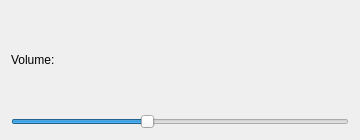
<?xml version="1.0" encoding="UTF-8"?>
<ui version="4.0"><class>Dialog</class><widget class="QDialog" name="Dialog"><property name="geometry"><rect><x>0</x><y>0</y><width>360</width><height>140</height></rect></property><property name="windowTitle"><string>#147 slider/232_horizontal</string></property><layout class="QVBoxLayout" name="verticalLayout"><property name="leftMargin"><number>11</number></property><property name="topMargin"><number>11</number></property><property name="rightMargin"><number>11</number></property><property name="bottomMargin"><number>11</number></property><property name="spacing"><number>6</number></property><item><widget class="QLabel" name="l1"><property name="text"><string>Volume:</string></property></widget></item><item><widget class="QSlider" name="slider"><property name="orientation"><enum>Qt::Horizontal</enum></property><property name="minimum"><number>0</number></property><property name="maximum"><number>100</number></property><property name="value"><number>40</number></property><property name="singleStep"><number>1</number></property><property name="pageStep"><number>10</number></property></widget></item></layout></widget></ui>
